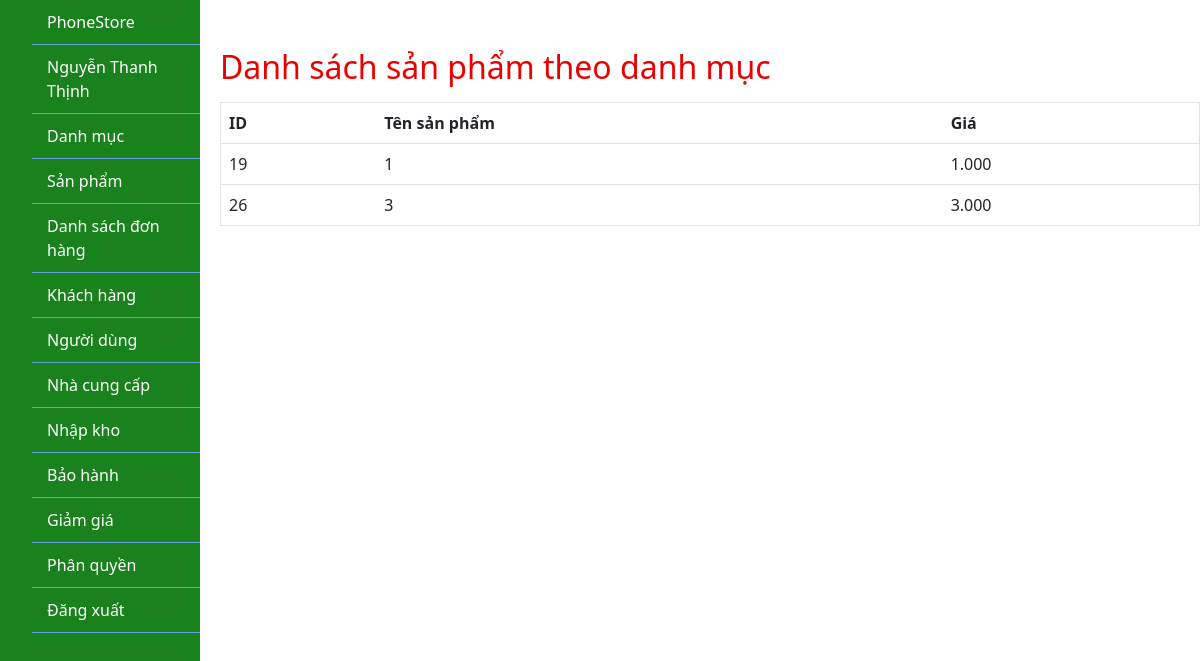
Before: /admin/index.php?ctrl=categoryController&action=viewProduct&id=5 (signed in) with the older database file.
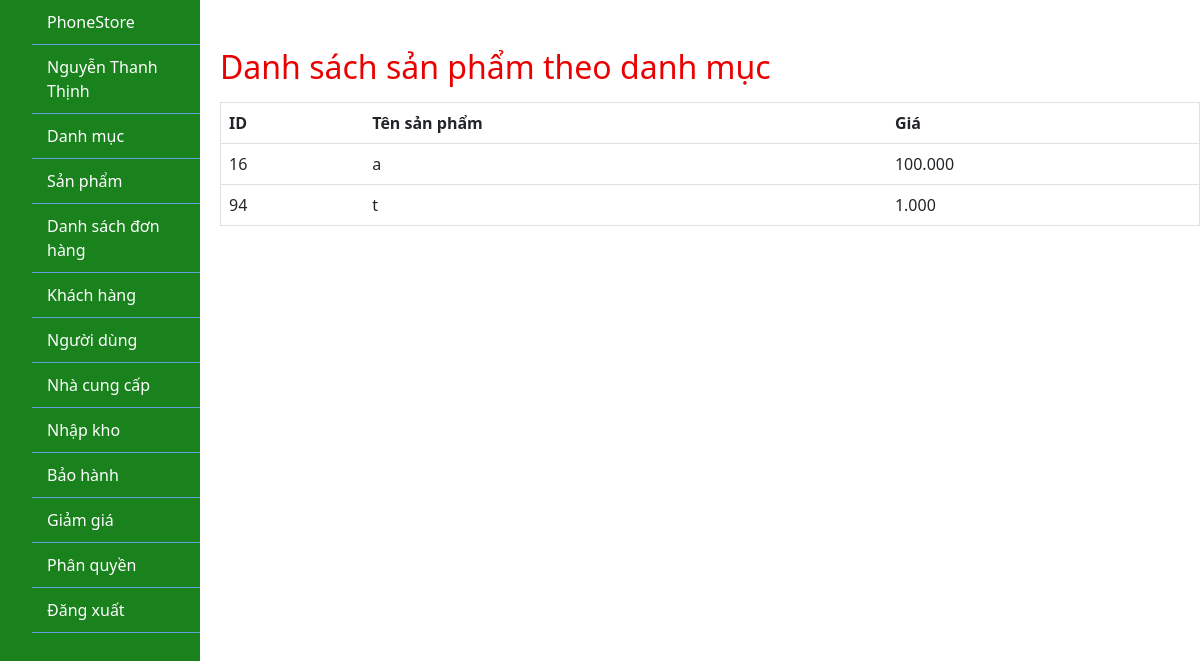
After: the same page with the newer database file.
### tables this page shows
CREATE TABLE `san_pham` (
  `id` int(11) NOT NULL,
  `ten` varchar(255) DEFAULT NULL,
  `anh` varchar(255) DEFAULT NULL,
  `id_danh_muc` int(11) DEFAULT NULL,
  `gia` decimal(10,3) DEFAULT NULL,
  `so_luong` int(11) DEFAULT NULL,
  `mo_ta` text DEFAULT NULL
);

### lib/database.php (called while the page is built, shortened)
<?php
class Database
{
    private $host = "localhost";
    private $username = "root";
    private $password = "";
    private $database = "phonestore";
    private $conn;
    public function __construct()
    {
        $this->conn = $this->connectDB();
    }
    private function connectDB()
    {
        $conn = mysqli_connect($this->host, $this->username, $this->password, $this->database);
        return $conn;
    }
    public function select($query)
    {
        $result = mysqli_query($this->conn, $query);
        if ($result) {
            $data = mysqli_fetch_all($result, MYSQLI_ASSOC);
            return $data;
        } else {
            die(mysqli_error($this->conn));
        }
    }
}

### admin/model/categoryModel.php (called while the page is built, shortened)
<?php
class CategoryModel
{
    private $db;
    public function __construct()
    {
        $this->db = new Database();
    }
    public function getProductByCategory($id)
    {
        $query = "SELECT * FROM san_pham WHERE id_danh_muc = $id";
        return $this->db->select($query);
    }
}

### admin/view/productsByCategoryView.php (the view, shortened to what this page needs)
<!DOCTYPE html>
<html lang="vi">
<head>
</head>
<body>
    <div class="productsByCategoryView">
        <h2 class="mt-5 mb-3">Danh sách sản phẩm theo danh mục</h2>
        <table class="table">
            <thead>
                <tr>
                    <th scope="col">ID</th>
                    <th scope="col">Tên sản phẩm</th>
                    <th scope="col">Giá</th>
                </tr>
            </thead>
            <tbody>
                <?php foreach ($products as $product) : ?>
                    <tr>
                        <td><?php echo $product['id']; ?></td>
                        <td><?php echo $product['ten']; ?></td>
                        <td><?php echo $product['gia']; ?></td>
                    </tr>
                <?php endforeach; ?>
            </tbody>
        </table>
    </div>
</body>
</html>

Changed rows visible on the page:
no longer on this page (row edited): san_pham: id "19", ten "1", gia "1.000"
no longer on this page (row edited): san_pham: id "26", ten "3", gia "3.000"
now on this page (row edited): san_pham: id "16", ten "a", gia "100.000"
added san_pham: id "94", ten "t", gia "1.000"
